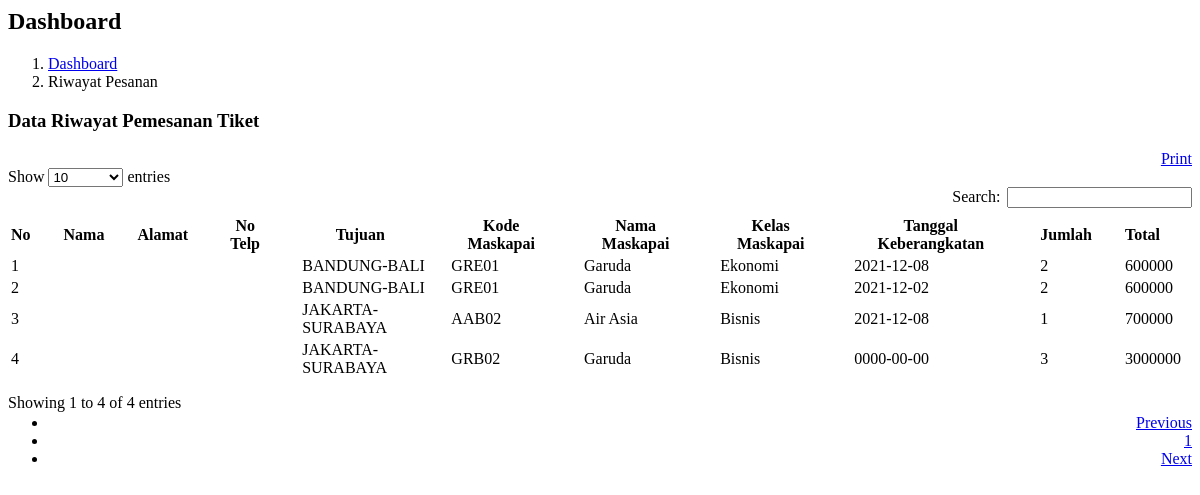
/pages/transaksi-detail.php, run on an earlier commit of the app's database.
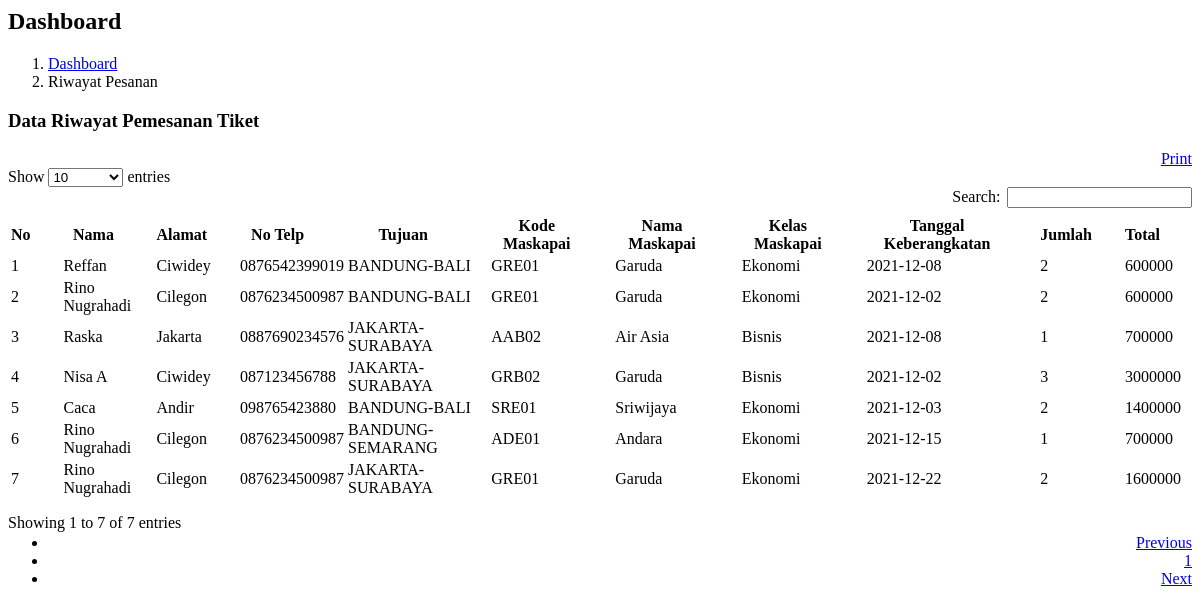
And on a later commit of the database.
### tables this page shows
CREATE TABLE `pembelian` (
  `id_pembelian` int(11) NOT NULL,
  `id_login` int(11) NOT NULL,
  `id_tiket` int(11) NOT NULL,
  `id_bayar` int(11) NOT NULL,
  `tanggal` date NOT NULL,
  `jumlah` int(11) NOT NULL,
  `total` int(11) NOT NULL
);

CREATE TABLE `tujuan` (
  `id_tujuan` int(11) NOT NULL,
  `nama_tujuan` varchar(50) NOT NULL
);

CREATE TABLE `maskapai` (
  `id_maskapai` int(11) NOT NULL,
  `kd_maskapai` varchar(20) NOT NULL,
  `nama_maskapai` varchar(50) NOT NULL,
  `kelas_maskapai` varchar(20) NOT NULL
);

### pages/transaksi-detail.php (the view, shortened to what this page needs)
<div class="content-wrapper">
    <section class="content-header">
      <h1>
        Dashboard
      </h1>
      <ol class="breadcrumb">
        <li><a href="#"><i class="fa fa-dashboard"></i> Dashboard</a></li>
        <li class="active">Riwayat Pesanan</li>
      </ol>
    </section>
    <section class="content">
        <div class="row">
            <div class="col-xs-12">
                <div class="box">
                    <div class="box-header with-border">
                    <h3 class="box-title">Data Riwayat Pemesanan Tiket</h3>
                    <div align="right">
                     <a href="pages/cetak-transaksi.php" target="_blank" class="btn btn-sm btn-info"><i class="fa fa-print"></i> Print</a>
                     </div>
                </div>
                <div class="box-body">
                <table id="tabel" class="table table-responsive table-bordered table-striped">
                    <thead>
                <tr>
                    <th>No</th>
                    <th>Nama</th>
                    <th>Alamat</th>
                    <th>No Telp</th>
                    <th>Tujuan</th>
                    <th>Kode Maskapai</th>
                    <th>Nama Maskapai</th>
                    <th>Kelas Maskapai</th>
                    <th>Tanggal Keberangkatan</th>
                    <th>Jumlah</th>
                    <th>Total</th>
                </tr>
                </thead>
                <tbody>
                <?php
                $no=1;
                $sql = mysqli_query($con, "SELECT * FROM pembelian  INNER JOIN login ON login.id=pembelian.id_login INNER JOIN tiket ON tiket.id_tiket=pembelian.id_tiket INNER JOIN maskapai ON maskapai.id_maskapai=tiket.id_maskapai INNER JOIN tujuan ON tujuan.id_tujuan=tiket.id_tujuan");
                while($data=mysqli_fetch_array($sql)){
                ?>
                <tr>
                    <td><?= $no;?></td>
                    <td><?= $data['nama'];?></td>
                    <td><?= $data['alamat'];?></td>
                    <td><?= $data['no_tlp'];?></td>
                    <td><?= $data['nama_tujuan'];?></td>
                    <td><?= $data['kd_maskapai'];?></td>
                    <td><?= $data['nama_maskapai'];?></td>
                    <td><?= $data['kelas_maskapai'];?></td>
                    <td><?= $data['tanggal'];?></td>
                    <td><?= $data['jumlah'];?></td>
                    <td><?= $data['total'];?></td>
                </tr>
                <?php
                $no++;
                } ?>
                </tbody>
                </table>
                </div>
            </div>
        </div>
    </section>
</div>
<link rel="stylesheet" href="assets/bower_components/datatables.net-bs/css/dataTables.bootstrap.min.css">

What changed in the data, as far as the page shows it:
changed through a linked row, pembelian: id_login.nama (not shown) → "Reffan"; id_login.alamat (not shown) → "Ciwidey"; id_login.no_tlp (not shown) → "0876542399019"
changed through a linked row, pembelian (number 2 of 7 on the later page): id_login.nama (not shown) → "Rino Nugrahadi"; id_login.alamat (not shown) → "Cilegon"; id_login.no_tlp (not shown) → "0876234500987"
changed through a linked row, pembelian "AAB02": id_login.nama (not shown) → "Raska"; id_login.alamat (not shown) → "Jakarta"; id_login.no_tlp (not shown) → "0887690234576"
changed pembelian "GRB02": id_login.nama (not shown) → "Nisa A"; id_login.alamat (not shown) → "Ciwidey"; id_login.no_tlp (not shown) → "087123456788"; tanggal "0000-00-00" → "2021-12-02"
added pembelian: id_login.nama "Caca", id_login.alamat "Andir", id_login.no_tlp "098765423880", tujuan.nama_tujuan "BANDUNG-BALI", maskapai.kd_maskapai "SRE01", maskapai.nama_maskapai "Sriwijaya", maskapai.kelas_maskapai "Ekonomi", tanggal "2021-12-03", jumlah "2", total "1400000"
added pembelian: id_login.nama "Rino Nugrahadi", id_login.alamat "Cilegon", id_login.no_tlp "0876234500987", tujuan.nama_tujuan "BANDUNG-SEMARANG", maskapai.kd_maskapai "ADE01", maskapai.nama_maskapai "Andara", maskapai.kelas_maskapai "Ekonomi", tanggal "2021-12-15", jumlah "1", total "700000"
added pembelian: id_login.nama "Rino Nugrahadi", id_login.alamat "Cilegon", id_login.no_tlp "0876234500987", tujuan.nama_tujuan "JAKARTA-SURABAYA", maskapai.kd_maskapai "GRE01", maskapai.nama_maskapai "Garuda", maskapai.kelas_maskapai "Ekonomi", tanggal "2021-12-22", jumlah "2", total "1600000"
Also different on the page:
text written by a page script: "Show entries Search: Showing 1 to 4 of 4 entries Previous 1 Next" → "Show entries Search: Showing 1 to 7 of 7 entries Previous 1 Next"
